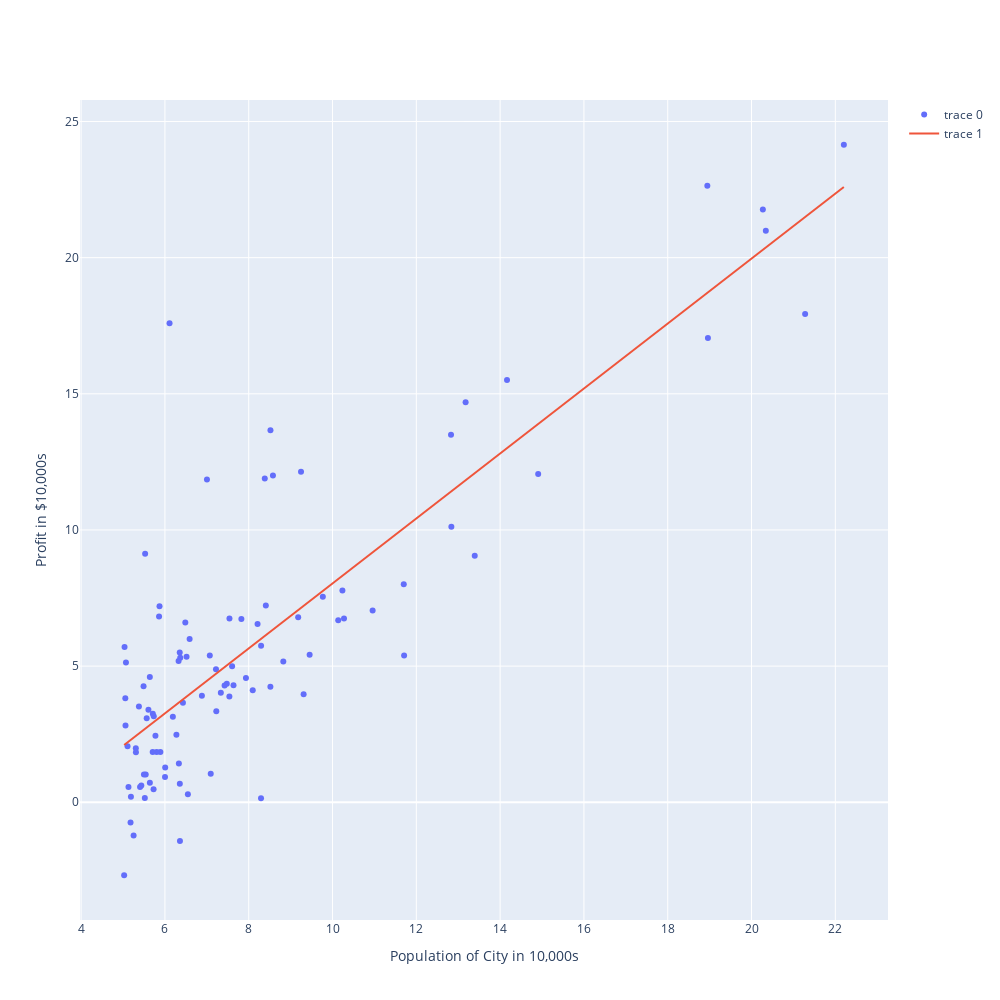

Write notebook code for a chart like this one.
### Markdown cell above
Predict values for population sizes of 35,000 and 70,000

### Code cell
fig2 = go.Figure()

layout = go.Layout( autosize=False,
                    width=1000,
                    height=1000,
                    xaxis = dict( title_text = "Population of City in 10,000s"),
                    yaxis = dict( title_text = "Profit in $10,000s") )

trace1 = go.Scatter( x = x,
                     y = y,
                     mode='markers' )
trace2 = go.Scatter( x = X_line[:,1], 
                     y = np.dot(X_line, theta),
                     mode='lines' )

fig2.layout = layout
fig2.add_trace( trace1 )
fig2.add_trace( trace2 )
